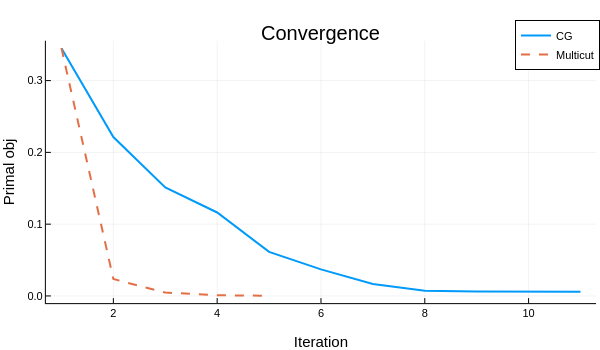

The cell this chart's notebook holds for it:
### Code cell
# Convergence plot
p1 = plot(hist_cg[:primal_obj], label="CG", lw=2, xlabel="Iteration", ylabel="Primal obj", title="Convergence")
plot!(p1, hist_mc[:primal_obj], label="Multicut", lw=2, ls=:dash)
plot(p1, size=(600, 350))

### Figure 1 — Plotly figure (JSON) as saved in the notebook; plotly's stock layout.template omitted (floating-point values rounded to 4 significant figures)
{"data": [{"colorbar": {"len": 0.8466, "title": "", "x": 0.9934, "y": 0.5099}, "legendgroup": "CG", "line": {"color": "rgba(0, 154, 250, 1.000)", "dash": "solid", "shape": "linear", "width": 2}, "mode": "lines", "name": "CG", "showlegend": true, "type": "scatter", "x": [1, 2, 3, 4, 5, 6, 7, 8, 9, 10, 11], "xaxis": "x", "y": [0.3452, 0.2214, 0.1511, 0.1163, 0.06135, 0.03696, 0.01664, 0.007303, 0.006144, 0.005985, 0.005807], "yaxis": "y"}, {"colorbar": {"len": 0.8466, "title": "", "x": 0.9934, "y": 0.5099}, "legendgroup": "Multicut", "line": {"color": "rgba(227, 111, 71, 1.000)", "dash": "dash", "shape": "linear", "width": 2}, "mode": "lines", "name": "Multicut", "showlegend": true, "type": "scatter", "x": [1, 2, 3, 4, 5], "xaxis": "x", "y": [0.3452, 0.02352, 0.004732, 0.001019, 0.0003196], "yaxis": "y"}], "layout": {"annotations": [{"font": {"color": "rgba(0, 0, 0, 1.000)", "family": "sans-serif", "size": 20}, "rotation": 0, "showarrow": false, "text": "Convergence", "x": 0.535, "xanchor": "center", "xref": "paper", "y": 1, "yanchor": "top", "yref": "paper"}], "height": 350, "legend": {"bgcolor": "rgba(255, 255, 255, 1.000)", "bordercolor": "rgba(0, 0, 0, 1.000)", "borderwidth": 1, "font": {"color": "rgba(0, 0, 0, 1.000)", "family": "sans-serif", "size": 11}, "title": {"font": {"color": "rgba(0, 0, 0, 1.000)", "family": "sans-serif", "size": 15}, "text": ""}, "tracegroupgap": 0, "traceorder": "normal", "x": 1, "xanchor": "auto", "y": 1, "yanchor": "auto"}, "margin": {"b": 20, "l": 0, "r": 0, "t": 20}, "paper_bgcolor": "rgba(255, 255, 255, 1.000)", "plot_bgcolor": "rgba(255, 255, 255, 1.000)", "showlegend": true, "width": 600, "xaxis": {"anchor": "y", "domain": [0.07647, 0.9934], "gridcolor": "rgba(0, 0, 0, 0.100)", "gridwidth": 0.5, "linecolor": "rgba(0, 0, 0, 1.000)", "mirror": false, "range": [0.7, 11.3], "showgrid": true, "showline": true, "showticklabels": true, "tickangle": 0, "tickcolor": "rgb(0, 0, 0)", "tickfont": {"color": "rgba(0, 0, 0, 1.000)", "family": "sans-serif", "size": 11}, "tickmode": "array", "ticks": "inside", "ticktext": ["2", "4", "6", "8", "10"], "tickvals": [2, 4, 6, 8, 10], "title": "Iteration", "titlefont": {"color": "rgba(0, 0, 0, 1.000)", "family": "sans-serif", "size": 15}, "type": "-", "visible": true, "zeroline": false, "zerolinecolor": "rgba(0, 0, 0, 1.000)"}, "yaxis": {"anchor": "x", "domain": [0.08665, 0.9332], "gridcolor": "rgba(0, 0, 0, 0.100)", "gridwidth": 0.5, "linecolor": "rgba(0, 0, 0, 1.000)", "mirror": false, "range": [-0.01003, 0.3556], "showgrid": true, "showline": true, "showticklabels": true, "tickangle": 0, "tickcolor": "rgb(0, 0, 0)", "tickfont": {"color": "rgba(0, 0, 0, 1.000)", "family": "sans-serif", "size": 11}, "tickmode": "array", "ticks": "inside", "ticktext": ["0.0", "0.1", "0.2", "0.3"], "tickvals": [0, 0.1, 0.2, 0.3], "title": "Primal obj", "titlefont": {"color": "rgba(0, 0, 0, 1.000)", "family": "sans-serif", "size": 15}, "type": "-", "visible": true, "zeroline": false, "zerolinecolor": "rgba(0, 0, 0, 1.000)"}}}
